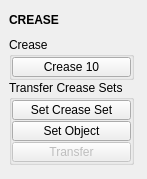
<?xml version="1.0" encoding="UTF-8"?>
<ui version="4.0">
 <class>QtUi</class>
 <widget class="QMainWindow" name="QtUi">
  <property name="enabled">
   <bool>true</bool>
  </property>
  <property name="geometry">
   <rect>
    <x>0</x>
    <y>0</y>
    <width>147</width>
    <height>179</height>
   </rect>
  </property>
  <property name="minimumSize">
   <size>
    <width>0</width>
    <height>0</height>
   </size>
  </property>
  <property name="maximumSize">
   <size>
    <width>999</width>
    <height>999</height>
   </size>
  </property>
  <property name="windowTitle">
   <string>Toolkit</string>
  </property>
  <property name="layoutDirection">
   <enum>Qt::LeftToRight</enum>
  </property>
  <property name="tabShape">
   <enum>QTabWidget::Triangular</enum>
  </property>
  <property name="dockNestingEnabled">
   <bool>true</bool>
  </property>
  <property name="dockOptions">
   <set>QMainWindow::AllowNestedDocks|QMainWindow::AllowTabbedDocks|QMainWindow::AnimatedDocks|QMainWindow::ForceTabbedDocks</set>
  </property>
  <property name="balette" stdset="0">
   <palette>
    <active>
     <colorrole role="ButtonText">
      <brush brushstyle="SolidPattern">
       <color alpha="255">
        <red>255</red>
        <green>255</green>
        <blue>255</blue>
       </color>
      </brush>
     </colorrole>
     <colorrole role="Highlight">
      <brush brushstyle="SolidPattern">
       <color alpha="255">
        <red>168</red>
        <green>152</green>
        <blue>250</blue>
       </color>
      </brush>
     </colorrole>
    </active>
    <inactive>
     <colorrole role="ButtonText">
      <brush brushstyle="SolidPattern">
       <color alpha="255">
        <red>255</red>
        <green>255</green>
        <blue>255</blue>
       </color>
      </brush>
     </colorrole>
     <colorrole role="Highlight">
      <brush brushstyle="SolidPattern">
       <color alpha="255">
        <red>168</red>
        <green>152</green>
        <blue>250</blue>
       </color>
      </brush>
     </colorrole>
    </inactive>
    <disabled>
     <colorrole role="ButtonText">
      <brush brushstyle="SolidPattern">
       <color alpha="255">
        <red>120</red>
        <green>120</green>
        <blue>120</blue>
       </color>
      </brush>
     </colorrole>
     <colorrole role="Highlight">
      <brush brushstyle="SolidPattern">
       <color alpha="255">
        <red>0</red>
        <green>120</green>
        <blue>215</blue>
       </color>
      </brush>
     </colorrole>
    </disabled>
   </palette>
  </property>
  <widget class="QWidget" name="central_widget">
   <property name="balette" stdset="0">
    <palette>
     <active>
      <colorrole role="Highlight">
       <brush brushstyle="SolidPattern">
        <color alpha="255">
         <red>168</red>
         <green>152</green>
         <blue>250</blue>
        </color>
       </brush>
      </colorrole>
     </active>
     <inactive>
      <colorrole role="Highlight">
       <brush brushstyle="SolidPattern">
        <color alpha="255">
         <red>168</red>
         <green>152</green>
         <blue>250</blue>
        </color>
       </brush>
      </colorrole>
     </inactive>
     <disabled>
      <colorrole role="Highlight">
       <brush brushstyle="SolidPattern">
        <color alpha="255">
         <red>168</red>
         <green>152</green>
         <blue>250</blue>
        </color>
       </brush>
      </colorrole>
     </disabled>
    </palette>
   </property>
   <layout class="QVBoxLayout" name="verticalLayout_4">
    <item>
     <widget class="DraggableHeader" name="draggableHeader">
      <property name="minimumSize">
       <size>
        <width>0</width>
        <height>22</height>
       </size>
      </property>
      <property name="maximumSize">
       <size>
        <width>125</width>
        <height>22</height>
       </size>
      </property>
      <property name="font">
       <font>
        <weight>75</weight>
        <bold>true</bold>
       </font>
      </property>
      <property name="text">
       <string>CREASE</string>
      </property>
     </widget>
    </item>
    <item>
     <layout class="QVBoxLayout" name="verticalLayout">
      <property name="spacing">
       <number>0</number>
      </property>
      <item>
       <widget class="QGroupBox" name="groupBox">
        <property name="minimumSize">
         <size>
          <width>125</width>
          <height>0</height>
         </size>
        </property>
        <property name="maximumSize">
         <size>
          <width>125</width>
          <height>999</height>
         </size>
        </property>
        <property name="title">
         <string>Crease</string>
        </property>
        <layout class="QVBoxLayout" name="verticalLayout_3">
         <property name="spacing">
          <number>1</number>
         </property>
         <property name="leftMargin">
          <number>0</number>
         </property>
         <property name="topMargin">
          <number>0</number>
         </property>
         <property name="rightMargin">
          <number>0</number>
         </property>
         <property name="bottomMargin">
          <number>0</number>
         </property>
         <item>
          <widget class="PushButton" name="tb000">
           <property name="enabled">
            <bool>true</bool>
           </property>
           <property name="sizePolicy">
            <sizepolicy hsizetype="Fixed" vsizetype="Fixed">
             <horstretch>0</horstretch>
             <verstretch>0</verstretch>
            </sizepolicy>
           </property>
           <property name="minimumSize">
            <size>
             <width>0</width>
             <height>20</height>
            </size>
           </property>
           <property name="maximumSize">
            <size>
             <width>999</width>
             <height>20</height>
            </size>
           </property>
           <property name="toolTip">
            <string>&lt;html&gt;&lt;head/&gt;&lt;body&gt;&lt;p&gt;Edit the crease value of any selected components&lt;/p&gt;&lt;/body&gt;&lt;/html&gt;</string>
           </property>
           <property name="text">
            <string>Crease 10</string>
           </property>
           <property name="iconSize">
            <size>
             <width>18</width>
             <height>18</height>
            </size>
           </property>
          </widget>
         </item>
        </layout>
       </widget>
      </item>
      <item>
       <widget class="QGroupBox" name="Transfer_Crease_Sets">
        <property name="minimumSize">
         <size>
          <width>125</width>
          <height>0</height>
         </size>
        </property>
        <property name="maximumSize">
         <size>
          <width>125</width>
          <height>999</height>
         </size>
        </property>
        <property name="title">
         <string>Transfer Crease Sets</string>
        </property>
        <layout class="QVBoxLayout" name="verticalLayout_2">
         <property name="spacing">
          <number>1</number>
         </property>
         <property name="leftMargin">
          <number>0</number>
         </property>
         <property name="topMargin">
          <number>0</number>
         </property>
         <property name="rightMargin">
          <number>0</number>
         </property>
         <property name="bottomMargin">
          <number>0</number>
         </property>
         <item>
          <widget class="QPushButton" name="b000">
           <property name="sizePolicy">
            <sizepolicy hsizetype="Fixed" vsizetype="Fixed">
             <horstretch>0</horstretch>
             <verstretch>0</verstretch>
            </sizepolicy>
           </property>
           <property name="minimumSize">
            <size>
             <width>0</width>
             <height>20</height>
            </size>
           </property>
           <property name="maximumSize">
            <size>
             <width>999</width>
             <height>20</height>
            </size>
           </property>
           <property name="toolTip">
            <string/>
           </property>
           <property name="text">
            <string>Set Crease Set</string>
           </property>
           <property name="checkable">
            <bool>true</bool>
           </property>
           <property name="autoDefault">
            <bool>true</bool>
           </property>
           <property name="default">
            <bool>false</bool>
           </property>
           <property name="flat">
            <bool>false</bool>
           </property>
           <property name="bnabled" stdset="0">
            <bool>true</bool>
           </property>
          </widget>
         </item>
         <item>
          <widget class="QPushButton" name="b001">
           <property name="sizePolicy">
            <sizepolicy hsizetype="Fixed" vsizetype="Fixed">
             <horstretch>0</horstretch>
             <verstretch>0</verstretch>
            </sizepolicy>
           </property>
           <property name="minimumSize">
            <size>
             <width>0</width>
             <height>20</height>
            </size>
           </property>
           <property name="maximumSize">
            <size>
             <width>999</width>
             <height>20</height>
            </size>
           </property>
           <property name="toolTip">
            <string/>
           </property>
           <property name="text">
            <string>Set Object</string>
           </property>
           <property name="checkable">
            <bool>true</bool>
           </property>
           <property name="autoDefault">
            <bool>true</bool>
           </property>
           <property name="default">
            <bool>false</bool>
           </property>
           <property name="flat">
            <bool>false</bool>
           </property>
           <property name="bnabled" stdset="0">
            <bool>true</bool>
           </property>
          </widget>
         </item>
         <item>
          <widget class="QPushButton" name="b002">
           <property name="enabled">
            <bool>false</bool>
           </property>
           <property name="minimumSize">
            <size>
             <width>0</width>
             <height>20</height>
            </size>
           </property>
           <property name="maximumSize">
            <size>
             <width>999</width>
             <height>20</height>
            </size>
           </property>
           <property name="toolTip">
            <string/>
           </property>
           <property name="text">
            <string>Transfer</string>
           </property>
           <property name="autoDefault">
            <bool>true</bool>
           </property>
           <property name="default">
            <bool>false</bool>
           </property>
           <property name="flat">
            <bool>false</bool>
           </property>
           <property name="bnabled" stdset="0">
            <bool>true</bool>
           </property>
          </widget>
         </item>
        </layout>
       </widget>
      </item>
      <item>
       <spacer name="verticalSpacer">
        <property name="orientation">
         <enum>Qt::Vertical</enum>
        </property>
        <property name="sizeHint" stdset="0">
         <size>
          <width>20</width>
          <height>40</height>
         </size>
        </property>
       </spacer>
      </item>
     </layout>
    </item>
   </layout>
  </widget>
 </widget>
 <customwidgets>
  <customwidget>
   <class>PushButton</class>
   <extends>QPushButton</extends>
   <header>pushButton.h</header>
  </customwidget>
  <customwidget>
   <class>DraggableHeader</class>
   <extends>QLabel</extends>
   <header>draggableHeader.h</header>
  </customwidget>
 </customwidgets>
 <resources/>
 <connections/>
 <designerdata>
  <property name="gridDeltaX">
   <number>5</number>
  </property>
  <property name="gridDeltaY">
   <number>5</number>
  </property>
  <property name="gridSnapX">
   <bool>true</bool>
  </property>
  <property name="gridSnapY">
   <bool>true</bool>
  </property>
  <property name="gridVisible">
   <bool>true</bool>
  </property>
 </designerdata>
</ui>
